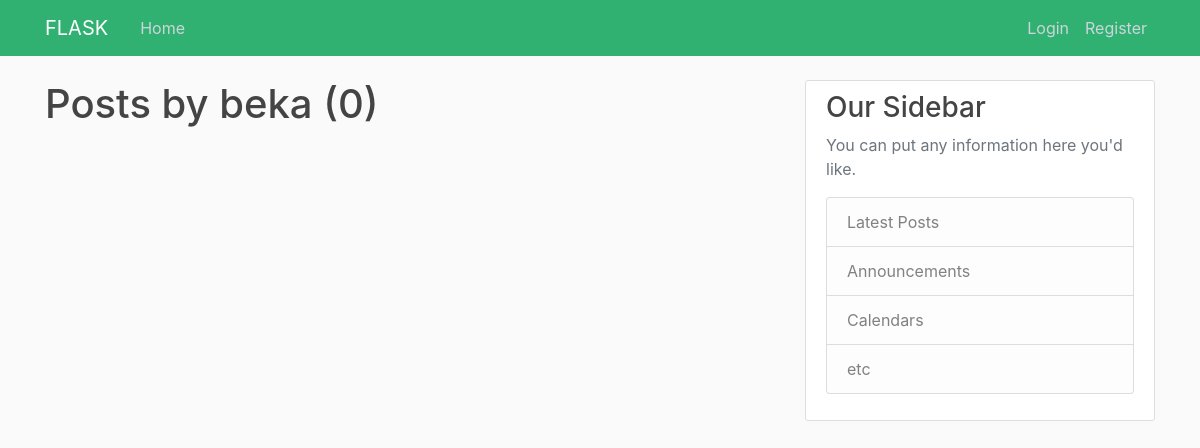
Before: /user/beka with the older database file.
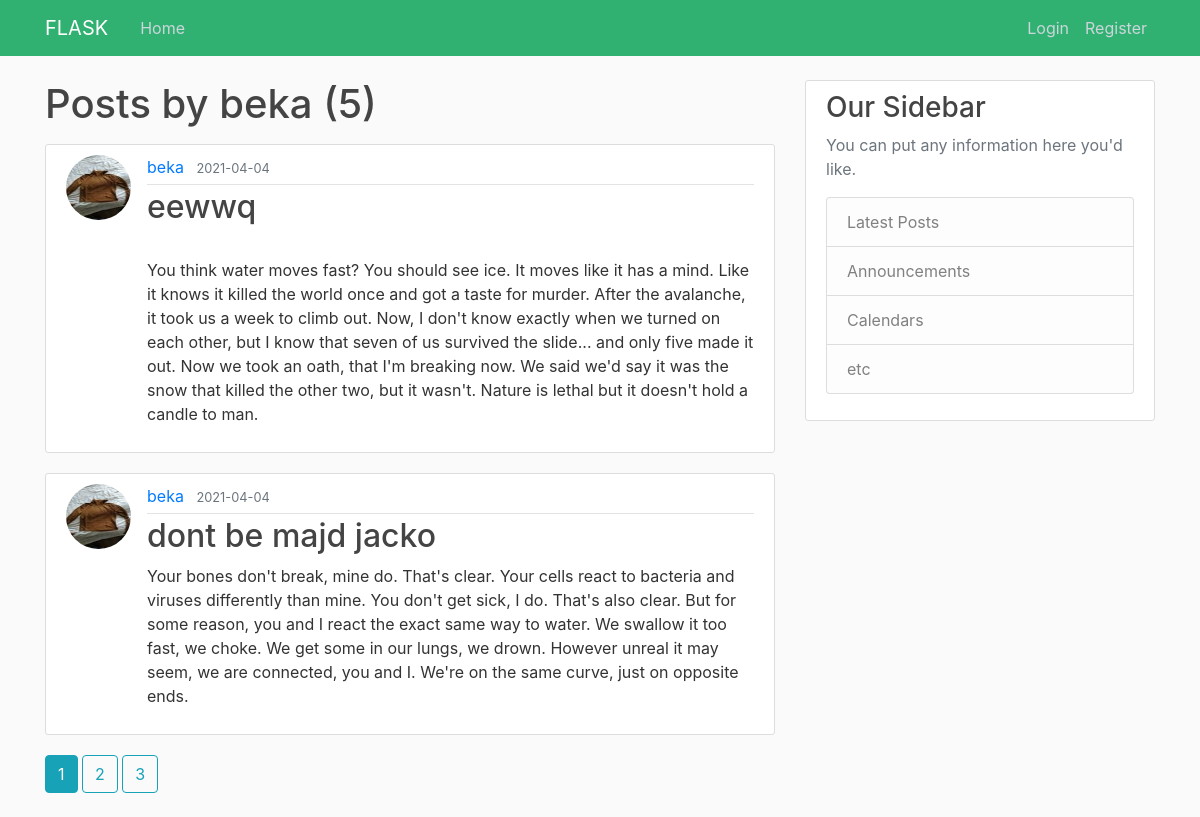
After: the same page with the newer database file.
### web_app/models.py (models this page shows, shortened)
class Post(db.Model):
    id = db.Column(db.Integer, primary_key=True)
    title = db.Column(db.String(100), nullable=False)
    date_posted = db.Column(db.DateTime, nullable=False, default=datetime.utcnow)
    content = db.Column(db.Text, nullable=False)
    user_id = db.Column(db.Integer, db.ForeignKey("user.id"), nullable=False)

class User(db.Model, UserMixin):
    id = db.Column(db.Integer, primary_key=True)
    username = db.Column(db.String(20), unique=True, nullable=False)
    email = db.Column(db.String(40), unique=True, nullable=False)
    image_file = db.Column(db.String(20), nullable=False, default='default.jpg')
    password = db.Column(db.String(100), nullable=False)
    posts = db.relationship("Post", backref="author", lazy=True)

### web_app/routes.py (the view)
@app.route("/user/<string:username>") # dynamic url from a variable
def user_posts(username):
    page = request.args.get("page", 1, type=int) # get the first page when index loads
    user = User.query.filter_by(username=username).first_or_404() # query the User DB and get the first item
    posts = Post.query.filter_by(author=user).order_by(Post.date_posted.desc()).paginate(page=page, per_page=2) # DB QUERY, object creation and setting up pages, and ordering by latest post
    return render_template('user_posts.html', posts=posts, user=user)

### web_app/templates/user_posts.html (shortened to what this page needs)
{% extends "base.html" %}
{% block content %}
<h1 class="mb-3"> Posts by {{ user.username }} ({{ posts.total }}) </h1>
    {% for post in posts.items %}
        <article class="media content-section">
          <img class="rounded-circle article-img" src="{{ url_for('static', filename='profile_pics/' + post.author.image_file) }}">
          <div class="media-body">
            <div class="article-metadata">
              <a class="mr-2" href="{{url_for("user_posts", username=post.author.username)}}">{{ post.author.username }}</a>
              <small class="text-muted">{{ post.date_posted.strftime('%Y-%m-%d') }}</small>
            </div>
            <h2> <a class="article-title" href="{{ url_for('post', post_id=post.id) }}"> {{ post.title }} </a></h2>
            <p class="article-content">{{ post.content }}</p>
          </div>
</article>
{% endfor %}
{% for page_num in posts.iter_pages(left_edge=1, right_edge=1, left_current=1, right_current=2)  %}
  {% if page_num %}
    {% if posts.page == page_num%}
        <a class="btn btn-info media-body mb-4" href="{{ url_for("user_posts", username=user.username, page=page_num) }}"> {{ page_num}} </a>
    {% else %}
        <a class="btn btn-outline-info mb-4" href="{{ url_for("user_posts", username=user.username, page=page_num) }}"> {{ page_num}} </a>
    {% endif %}
  {% else %}
    ...
  {% endif %}
{% endfor %}
{% endblock %}

Changed rows visible on the page:
added Post: image_file (picture), author.username "beka", date_posted "2021-04-04", title "eewwq", content "You think water moves fast? You should see ice. It moves like it has a mind. Like it knows it killed the world once and got a taste for murder. After the avalanche, it took us a week to climb out. Now, I don't know exactly when we turned on each other, but I know that seven of us survived the slide... and only five made it out. Now we took an oath, that I'm breaking now. We said we'd say it was the snow that killed the other two, but it wasn't. Nature is lethal but it doesn't hold a candle to man."
added Post: image_file (picture), author.username "beka", date_posted "2021-04-04", title "dont be majd jacko", content "Your bones don't break, mine do. That's clear. Your cells react to bacteria and viruses differently than mine. You don't get sick, I do. That's also clear. But for some reason, you and I react the exact same way to water. We swallow it too fast, we choke. We get some in our lungs, we drown. However unreal it may seem, we are connected, you and I. We're on the same curve, just on opposite ends."
Other visible differences:
{{ posts.total }}: "0" → "5"
new list line: "1"
new list line: "2"
new list line: "3"
